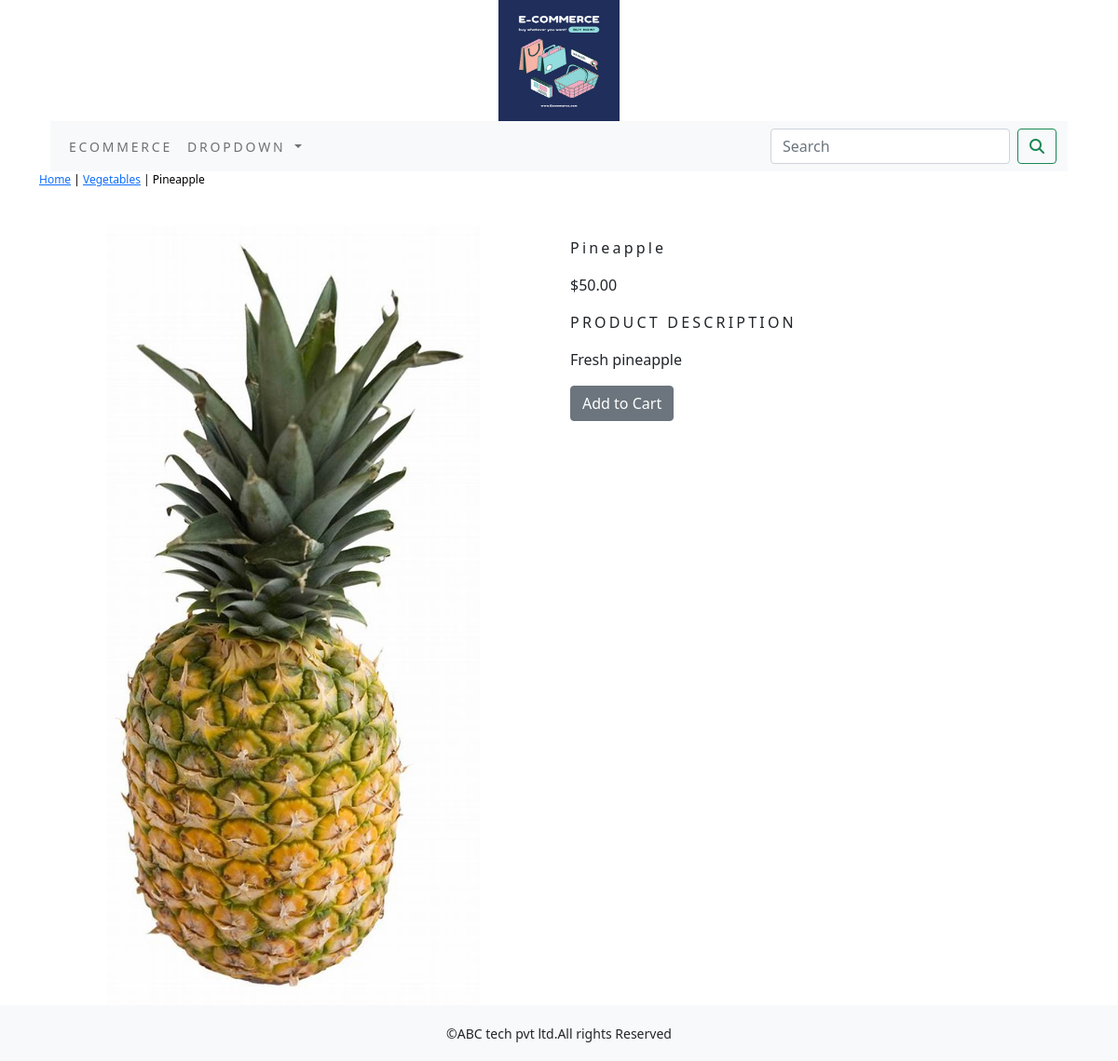
The app's page /shop/Vegetables/pineapple/ with its own data.
### Ecommerceapp/models.py (models this page shows, shortened)
class Products(models.Model):
    name=models.CharField(max_length=250,unique=True)
    slug = models.SlugField(max_length=250, unique=True)
    description = models.TextField(blank=True)
    price = models.DecimalField(max_digits=10,decimal_places=2)
    category=models.ForeignKey(Category,on_delete=models.CASCADE)
    image = models.ImageField(upload_to='product', blank=True)
    stock=models.IntegerField()
    available=models.BooleanField(default=True)
    created=models.DateTimeField(auto_now_add=True)
    updated=models.DateTimeField(auto_now_add=True)
    class Meta:
        ordering = ('name',)
        verbose_name = 'product'
        verbose_name_plural = 'products'

class Category(models.Model):
    name=models.CharField(max_length=250,unique=True)
    slug=models.SlugField(max_length=250,unique=True)
    description=models.TextField(blank=True)
    image=models.ImageField(upload_to='category',blank=True)
    class Meta:
        ordering=('name',)
        verbose_name='category'
        verbose_name_plural='categories'
    def get_url(self):
        return reverse('Ecommerceapp:products_by_category',args=[self.slug])
    def __str__(self):
            return '{}'.format(self.name)

### Ecommerceapp/views.py (the view)
# urls.py: path('<slug:c_slug>/<slug:products_slug>/', views.prodetail, name='productCatdetail')
def prodetail(request,c_slug,products_slug):
    try:
        products=Products.objects.get(category__slug=c_slug,slug=products_slug)
    except Exception as e:
        raise e
    return render(request,'product.html',{'products':products})

### Ecommerceapp/context_processors.py (called while the page is built)
def menu_links(request):
    links=Category.objects.all()
    return dict(links=links)

### cart/context_processors.py (called while the page is built)
def counter(request):
    item_count=0
    if 'admin' in request.path:
        return {}
    else:
        try:
            cart=cart=Cart.objects.filter(cart_id=__cart_id(request))
            car_items=CartItem.objects.all().filter(cart=cart[:1])
            for cart_item in car_items:
                item_count += cart_item.quantity
        except Cart.DoesNotExist:
            item_count=0
    return dict(item_count=item_count)

### cart/views.py (called while the page is built)
def __cart_id(request):
    cart=request.session.session_key
    if not cart:
        cart=request.session.create()
    return cart

### templates/product.html (shortened to what this page needs)
{% extends 'base.html' %}
{% load static %}
{% block content %}
<div class="row my_prod_row_class">
    <div class="mx_auto">
        <p>
            <a href="{% url 'Ecommerceapp:allprocat' %}">Home</a> |
            <a href="{{ products.category.get_url }}">{{ products.category }}</a> |
            {{ products.name }}
        </p>
    </div>
    <div class="container">
        <br>
        <div class="row">
            <div class="col-12 col-sm-12 col-md-12 col-lg-6 text-center">
                <div style="min-width: 18rem;">
                    <img class="img-fluid" style="width: 400px;" src="{{ products.image.url }}" alt="{{ products.name }}">
                </div>
            </div>
            <div class="col-12 col-sm-12 col-md-12 col-lg-6">
                <div>
                    <h1 class="my_prod_title">{{ products.name }}</h1>
                    <p>${{ products.price }}</p>
                    <p class="my_title">Product Description</p>
                    <p class="text-justify my_rod_text">{{ products.description }}</p>
                    {% if products.stock <= 0 %}
                        <p class="text-justify my_prod_text"><b>Out of Stock</b></p>
                    {% else %}
                        <a class="btn btn-secondary" href="{% url 'cart:add_cart' product_id=products.id %}">Add to Cart</a>
                    {% endif %}
                </div>
            </div>
        </div>
    </div>
</div>
{% endblock %}

### static/css/custom.css (style rules this page uses)
.my_title { font-size: 16px; text-transform: uppercase; letter-spacing: .2em; }
.my_prod_row_class .mx_auto { color:#000; font-size:12px; text-decoration:none; }
.my_prod_title { font-size:16px; text_transform:uppercase; letter-spacing:.2em; padding-top:15px; padding-bottom:10px }

### records on screen
Products: category "Vegetables", name "Pineapple", image (picture), price "50.00", description "Fresh pineapple"
